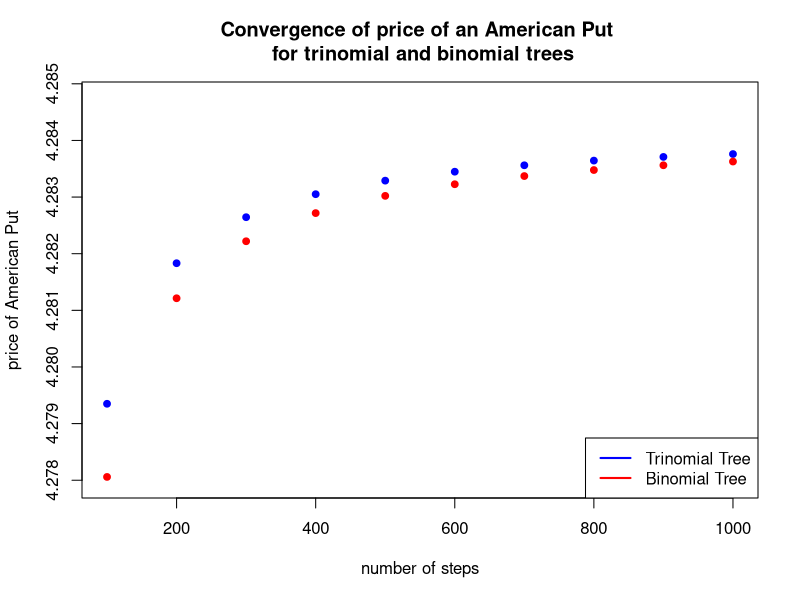

Source code (R):
# ------------------------------------------------------------------------------
# Published in:     Comp_FiMa_class_WS2021
# ------------------------------------------------------------------------------
# Project title:    Trinomial tree computation 
#                   comparison of binomial and trinomial trees 
#                   calculating price of American Put    
# ------------------------------------------------------------------------------
# Description:      calculating price of American Put with binomial and 
#                   trinomial tree, comparing convergence 
# ------------------------------------------------------------------------------
# Output:           Convergence of price of an American Put.png
# ------------------------------------------------------------------------------
# Author:           Patricia Ebert 
# ------------------------------------------------------------------------------
# Input:            S0: current stock price, X: strike price,   
#                   r: interest rate, T:  time to maturity,    
#                   sigma: volatility, N: number of steps 
# ------------------------------------------------------------------------------

rm(list = ls())

## functions for binomial and trinomial tree 
binomialtreeAP <- function(S0,K,r,T,sigma,N){
  # compute constants
  dt <- T/N; dis <- exp(-r*dt)
  u <- exp(sigma * sqrt(dt)); d <- 1/u 
  q <- (exp(r*dt)-d)/(u-d)
  
  # value of underlying  
  S = matrix(nrow = N+1, ncol = N+1)
  for (j in 1:(N+1)){
    for (i in (1:j)){
      S[i,j] <- S0*u^(j-i)*d^(i-1)
    }
  }
  
  # option values at maturity   
  P = matrix(nrow = N+1, ncol = N+1)
  Exercise.P = matrix(nrow = N+1, ncol = N+1)
  for (j in 1:(N+1)){
    P[j,N+1] <- max(K - S[j,N+1], 0)
    Exercise.P[j,N+1] <- ifelse(K - S[j,N+1] > 0,1,0)   
    # exercise = 1 if option value > 0  
  }
  
  # step back through the tree 
  P.tmp = matrix(nrow = N+1, ncol = N+1)
  for (j in (N:1)){
    for (i in (1:j)){
      
      P.tmp[i,j] <- dis*(q*P[i,j+1]+(1-q)*P[i+1,j+1])   
      P[i,j] <- max(P.tmp[i,j], max(K - S[i,j],0))  
      
      if(P[i,j] > P.tmp[i,j])
      { Exercise.P[i,j] <- 1 }     
      else
      { Exercise.P[i,j] <- 0 }
    }
  }
  P[1,1]
}
binomialtreeAP(50, 50, 0.1, 5/12, 0.4, 1000) 


trinomialtreeAP <- function(S0,K,r,T,sigma,N){
  # compute constants
  dt <- T/N; dis <- exp(-r*dt)
  u  <- exp(sigma * sqrt(2*dt)); d <- 1/u
  pu  <- ((exp((r*dt)/2) - exp(-sigma*sqrt(dt/2))) / (exp(sigma*sqrt(dt/2)) - exp(-sigma*sqrt(dt/2))))^2
  pd <- ((exp(sigma*sqrt(dt/2)) - exp((r*dt)/2)) / (exp(sigma*sqrt(dt/2)) - exp(-sigma*sqrt(dt/2))))^2
  
  
  # value of underlying  
  S = matrix(nrow = 2*N+1, ncol = N+1)
  for (j in 1:(N+1)){
    for (i in (1:(2*j-1))){
      S[i,j] <- S0*u^(j-i)
    }
  }
  
  # option values at maturity   
  P = matrix(nrow = 2*N+1, ncol = N+1)
  Exercise.P = matrix(nrow = 2*N+1, ncol = N+1)
  for (j in 1:(2*N+1)){
    P[j,N+1] <- max(K - S[j,N+1], 0)
    Exercise.P[j,N+1] <- ifelse(K - S[j,N+1] > 0,1,0)   
    # exercise = 1 if option value > 0  
  }

  # step back through the tree 
  P.tmp = matrix(nrow = 2*N+1, ncol = N+1)
  for (j in (N:1)){
    for (i in (1:(2*j-1))){
      
      P.tmp[i,j] <- dis*(pu*P[i,j+1] + (1-pu-pd)*P[i+1,j+1] + pd*P[i+2, j+1])   
      P[i,j] <- max(P.tmp[i,j], max(K - S[i,j],0))  
      
      if(P[i,j] > P.tmp[i,j])
      { Exercise.P[i,j] <- 1 }     
      else
      { Exercise.P[i,j] <- 0 }
    }
  }
  P[1,1]
}
trinomialtreeAP(50, 50, 0.1, 5/12, 0.4, 1000) 


## graphical representation of the convergence behaviour 
# price calculation for increasing N 
N <- seq(100, 1000, 100)
priceBinomial <- numeric(length(N))
priceTrinomial <- numeric(length(N))
for (i in 1:length(N)){
  steps <- N[i]
  priceBinomial[i]  <- binomialtreeAP(50, 50, 0.1, 5/12, 0.4, steps)
  priceTrinomial[i] <- trinomialtreeAP(50, 50, 0.1, 5/12, 0.4, steps)
} 

# graphic 
plot(N, priceTrinomial, col = "blue", pch = 19, cex = 0.9,     
     main = "Convergence of price of an American Put \n for trinomial and binomial trees", 
     xlab = "number of steps", ylab = "price of American Put", 
     ylim = c(min(priceTrinomial, priceBinomial) - 0.0001, max(priceTrinomial, priceBinomial) + 0.001))  
points(N, priceBinomial, col = "red", pch = 19, cex = 0.9)

legend("bottomright", 
       legend = c("Trinomial Tree", "Binomial Tree"),
       lwd = 2, col = c("blue", "red"), 
       lty = c(1,1))


## difference between price of trinomial and binomial tree 
difference <- round((abs(priceTrinomial - priceBinomial)), 4)

df <- data.frame(N, priceTrinomial, priceBinomial, difference)
colnames(df) <- c("steps","trinomial", "binomial", "deviation")

